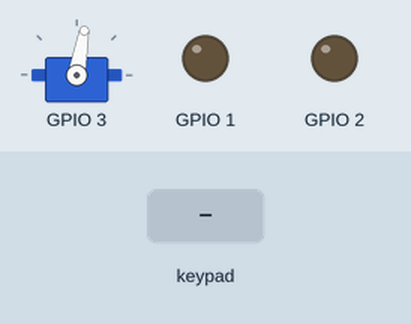
Simulated run of this sketch. Board: ESP32. On the bench: servo, output pins drawn as LEDs (lit = HIGH). The inputs (shaded band) are chosen by the test bench. The audio player accepts every command and is not drawn; what the sketch prints to the serial monitor is not drawn.

Above: at 2.7 s.
2.8 s: key 'U' pressed
At 3.0 s:
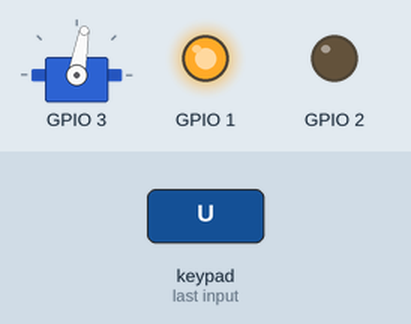
4.7 s: key 'D' pressed
At 4.9 s:
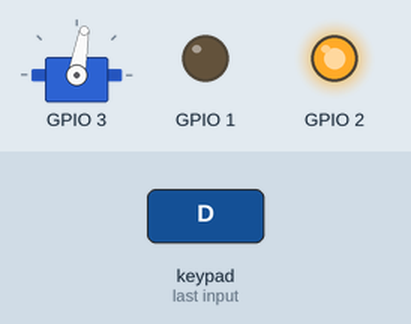
6.6 s: key 'L' pressed
At 6.8 s:
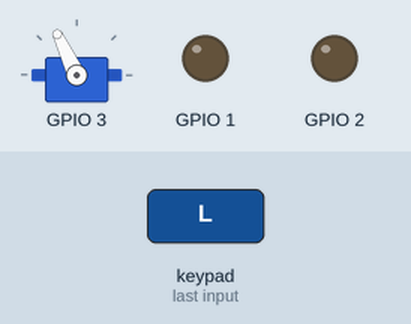
8.5 s: key 'R' pressed
At 8.7 s:
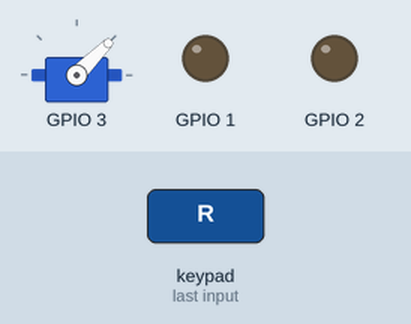
Timing chart, 0 to 11.4 s (numbered marks = the images above; inputs shaded):
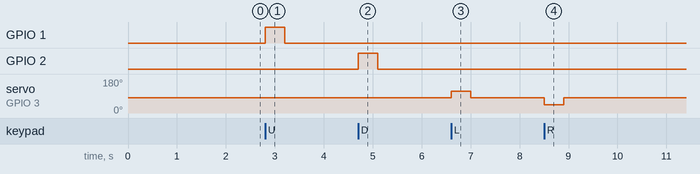

Measured:
- after the input at 2.8 s, GPIO 1: LOW → HIGH at once, → LOW 0.40 s later
- after the input at 4.7 s, GPIO 2: LOW → HIGH at once, → LOW 0.40 s later
- after the input at 6.6 s, servo on GPIO 3: 80° → 115° at once, → 80° 0.40 s later
- after the input at 8.5 s, servo on GPIO 3: 80° → 45° at once, → 80° 0.40 s later

The sketch:

MicroBase.ino
```cpp
// Working libraries include Dabbble 1.5.1, DFRobotDFPlayerMini 1.0.2, and EPS32 Analogwrite 3.4.2

#define CUSTOM_SETTINGS         //setting up Dabble
#define INCLUDE_GAMEPAD_MODULE  //setting up Dabble
#include <DabbleESP32.h>             //setting up Dabble
#include <Arduino.h>          //DFplayer setup
#include <HardwareSerial.h>
#include "soc/soc.h"
#include "soc/rtc_cntl_reg.h"
HardwareSerial DFSerial(1);
#include "DFRobotDFPlayerMini.h" //DFplayer setup
DFRobotDFPlayerMini myDFPlayer;          //Start the DFPlayer
#include <pwmWrite.h>
Pwm pwm = Pwm();

void printDetail(uint8_t type, int value); //DFPlayer subroutine

int speedA = 0; //Set up the speed for forward
int speedB = 0; //Set up the speed for reverse
int Steer =82; //Set default position for steering


void setup()
{
  Serial.begin(115200);      // make sure your Serial Monitor is also set at this baud rate.
  Dabble.begin("LunasMiniMouse");
  Serial.println("Hello, This is the Mini Mouse Code");
  WRITE_PERI_REG(RTC_CNTL_BROWN_OUT_REG, 0); //disable brownout detector
  DFSerial.begin(9600,SERIAL_8N1,9,10,false);  // speed
  myDFPlayer.begin(DFSerial); //Initialize DFPlayer
  Serial.println("DF Player Started");
  myDFPlayer.volume(28);  //Set volume value. From 0 to 30,30 max
  myDFPlayer.EQ(DFPLAYER_EQ_NORMAL); //----Set different EQ----
  myDFPlayer.outputDevice(DFPLAYER_DEVICE_SD);  //----Set device we use SD as default----
  delay (1000); //Pause 1 second
  myDFPlayer.play(1);  //Play the first mp3 to confirm online
}

void loop()
{

  Dabble.processInput();             //this function is used to refresh data obtained from smartphone.Hence calling this function is mandatory in order to get data properly from your mobile.


  float c = GamePad.getXaxisData();
  //Serial.print("x_axis: ");
  //Serial.print(c);
  //Serial.print('\t');
  float d = GamePad.getYaxisData();
  //Serial.print("y_axis: ");
  //Serial.println(d);
  //Serial.println();
  //Serial.print("KeyPressed: ");

if (d > -.05) {
 speedA= map(d,0,7,60,255);
 speedB=0;
}

if (d < .05) {
 speedB= map(-d,0,6,60,255);
 speedA=0;
}

if (d==0) {
speedA=0;
speedB=0;
}
Steer = map (c,-7,6,115,50);
pwm.writeServo(D2, Steer); //Steering is on pin 0
analogWrite(D0,speedA); //Drive forward is on pin 1
analogWrite(D1,speedB); //Drive backwards is on pin 2


 if (GamePad.isTrianglePressed())
 {
   Serial.println("Play first sound (Triangle)");
   myDFPlayer.play(1); //play mp3
   delay (75);
 }

if (GamePad.isCrossPressed())
 {
   Serial.println("Pause sounds(Cross)");
   myDFPlayer.pause();  //pause the mp3
 }

 if (GamePad.isCirclePressed())
 {
   Serial.println("Play sounds(Circle)");
   myDFPlayer.play(2);  //play mp3
   delay (75);
 }

 if (GamePad.isSquarePressed())
 {
   Serial.println("Play sounds(Square)");
   myDFPlayer.play(3);  //play mp3
   delay (75);
 }

  if (GamePad.isSelectPressed())
 {
   Serial.println("Play sounds(Select)");
   myDFPlayer.play(4);  //play mp3
   delay (75);
 }

  if (GamePad.isStartPressed())
 {
   Serial.println("Play sounds(Start)");
   myDFPlayer.play(5);  //play mp3
   delay (75);
 }


}
```
